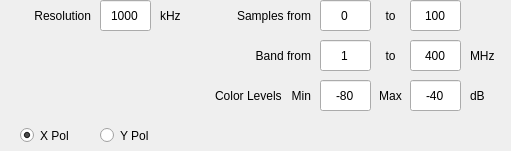
    <widget class="QWidget" name="ctrl_spectrogram" native="true">
     <property name="geometry">
      <rect>
       <x>630</x>
       <y>0</y>
       <width>511</width>
       <height>151</height>
      </rect>
     </property>
     <widget class="QLabel" name="qlabel_sample_from">
      <property name="geometry">
       <rect>
        <x>210</x>
        <y>0</y>
        <width>101</width>
        <height>31</height>
       </rect>
      </property>
      <property name="text">
       <string>Samples from</string>
      </property>
      <property name="alignment">
       <set>Qt::AlignRight|Qt::AlignTrailing|Qt::AlignVCenter</set>
      </property>
     </widget>
     <widget class="QLineEdit" name="qline_sample_start">
      <property name="geometry">
       <rect>
        <x>320</x>
        <y>0</y>
        <width>51</width>
        <height>31</height>
       </rect>
      </property>
      <property name="text">
       <string>0</string>
      </property>
      <property name="alignment">
       <set>Qt::AlignCenter</set>
      </property>
     </widget>
     <widget class="QLabel" name="qlabel_sample_to">
      <property name="geometry">
       <rect>
        <x>370</x>
        <y>0</y>
        <width>41</width>
        <height>31</height>
       </rect>
      </property>
      <property name="text">
       <string>to</string>
      </property>
      <property name="alignment">
       <set>Qt::AlignCenter</set>
      </property>
     </widget>
     <widget class="QLineEdit" name="qline_sample_stop">
      <property name="geometry">
       <rect>
        <x>410</x>
        <y>0</y>
        <width>51</width>
        <height>31</height>
       </rect>
      </property>
      <property name="text">
       <string>100</string>
      </property>
      <property name="alignment">
       <set>Qt::AlignCenter</set>
      </property>
     </widget>
     <widget class="QLabel" name="qlabel_band_from_2">
      <property name="geometry">
       <rect>
        <x>220</x>
        <y>40</y>
        <width>91</width>
        <height>31</height>
       </rect>
      </property>
      <property name="text">
       <string>Band from</string>
      </property>
      <property name="alignment">
       <set>Qt::AlignRight|Qt::AlignTrailing|Qt::AlignVCenter</set>
      </property>
     </widget>
     <widget class="QLineEdit" name="qline_spg_band_from">
      <property name="geometry">
       <rect>
        <x>320</x>
        <y>40</y>
        <width>51</width>
        <height>31</height>
       </rect>
      </property>
      <property name="text">
       <string>1</string>
      </property>
      <property name="alignment">
       <set>Qt::AlignCenter</set>
      </property>
     </widget>
     <widget class="QLabel" name="qlabel_band_to_2">
      <property name="geometry">
       <rect>
        <x>370</x>
        <y>40</y>
        <width>41</width>
        <height>31</height>
       </rect>
      </property>
      <property name="text">
       <string>to</string>
      </property>
      <property name="alignment">
       <set>Qt::AlignCenter</set>
      </property>
     </widget>
     <widget class="QLineEdit" name="qline_spg_band_to">
      <property name="geometry">
       <rect>
        <x>410</x>
        <y>40</y>
        <width>51</width>
        <height>31</height>
       </rect>
      </property>
      <property name="text">
       <string>400</string>
      </property>
      <property name="alignment">
       <set>Qt::AlignCenter</set>
      </property>
     </widget>
     <widget class="QLabel" name="qlabel_band_unit_2">
      <property name="geometry">
       <rect>
        <x>470</x>
        <y>40</y>
        <width>41</width>
        <height>31</height>
       </rect>
      </property>
      <property name="layoutDirection">
       <enum>Qt::LeftToRight</enum>
      </property>
      <property name="text">
       <string>MHz</string>
      </property>
      <property name="alignment">
       <set>Qt::AlignLeading|Qt::AlignLeft|Qt::AlignVCenter</set>
      </property>
     </widget>
     <widget class="QLabel" name="qlabel_spg_rbw_unit">
      <property name="geometry">
       <rect>
        <x>160</x>
        <y>0</y>
        <width>41</width>
        <height>31</height>
       </rect>
      </property>
      <property name="layoutDirection">
       <enum>Qt::LeftToRight</enum>
      </property>
      <property name="text">
       <string>kHz</string>
      </property>
      <property name="alignment">
       <set>Qt::AlignLeading|Qt::AlignLeft|Qt::AlignVCenter</set>
      </property>
     </widget>
     <widget class="QLabel" name="qlabel_spg_rbw">
      <property name="geometry">
       <rect>
        <x>0</x>
        <y>0</y>
        <width>91</width>
        <height>31</height>
       </rect>
      </property>
      <property name="toolTip">
       <string/>
      </property>
      <property name="statusTip">
       <string/>
      </property>
      <property name="whatsThis">
       <string>Comma separated single channels, dash separated for series. Example: 1-4,9,12</string>
      </property>
      <property name="text">
       <string>Resolution</string>
      </property>
      <property name="alignment">
       <set>Qt::AlignRight|Qt::AlignTrailing|Qt::AlignVCenter</set>
      </property>
     </widget>
     <widget class="QLineEdit" name="qline_spg_rbw">
      <property name="geometry">
       <rect>
        <x>100</x>
        <y>0</y>
        <width>51</width>
        <height>31</height>
       </rect>
      </property>
      <property name="statusTip">
       <string/>
      </property>
      <property name="text">
       <string>1000</string>
      </property>
      <property name="alignment">
       <set>Qt::AlignCenter</set>
      </property>
     </widget>
     <widget class="QRadioButton" name="qradio_xpol_spg">
      <property name="geometry">
       <rect>
        <x>20</x>
        <y>120</y>
        <width>61</width>
        <height>31</height>
       </rect>
      </property>
      <property name="text">
       <string>X Pol</string>
      </property>
      <property name="checked">
       <bool>true</bool>
      </property>
     </widget>
     <widget class="QRadioButton" name="qcheck_ypol_spg">
      <property name="geometry">
       <rect>
        <x>100</x>
        <y>120</y>
        <width>61</width>
        <height>31</height>
       </rect>
      </property>
      <property name="text">
       <string>Y Pol</string>
      </property>
      <property name="checked">
       <bool>false</bool>
      </property>
     </widget>
     <widget class="QLineEdit" name="qline_spg_color_min">
      <property name="geometry">
       <rect>
        <x>320</x>
        <y>80</y>
        <width>51</width>
        <height>31</height>
       </rect>
      </property>
      <property name="text">
       <string>-80</string>
      </property>
      <property name="alignment">
       <set>Qt::AlignCenter</set>
      </property>
     </widget>
     <widget class="QLineEdit" name="qline_spg_color_max">
      <property name="geometry">
       <rect>
        <x>410</x>
        <y>80</y>
        <width>51</width>
        <height>31</height>
       </rect>
      </property>
      <property name="text">
       <string>-40</string>
      </property>
      <property name="alignment">
       <set>Qt::AlignCenter</set>
      </property>
     </widget>
     <widget class="QLabel" name="qlabel_band_from_5">
      <property name="geometry">
       <rect>
        <x>190</x>
        <y>80</y>
        <width>121</width>
        <height>31</height>
       </rect>
      </property>
      <property name="text">
       <string>Color Levels   Min</string>
      </property>
      <property name="alignment">
       <set>Qt::AlignRight|Qt::AlignTrailing|Qt::AlignVCenter</set>
      </property>
     </widget>
     <widget class="QLabel" name="qlabel_band_to_4">
      <property name="geometry">
       <rect>
        <x>370</x>
        <y>80</y>
        <width>41</width>
        <height>31</height>
       </rect>
      </property>
      <property name="text">
       <string>Max</string>
      </property>
      <property name="alignment">
       <set>Qt::AlignCenter</set>
      </property>
     </widget>
     <widget class="QLabel" name="qlabel_band_unit_5">
      <property name="geometry">
       <rect>
        <x>470</x>
        <y>80</y>
        <width>41</width>
        <height>31</height>
       </rect>
      </property>
      <property name="layoutDirection">
       <enum>Qt::LeftToRight</enum>
      </property>
      <property name="text">
       <string>dB</string>
      </property>
      <property name="alignment">
       <set>Qt::AlignLeading|Qt::AlignLeft|Qt::AlignVCenter</set>
      </property>
     </widget>
    </widget>
